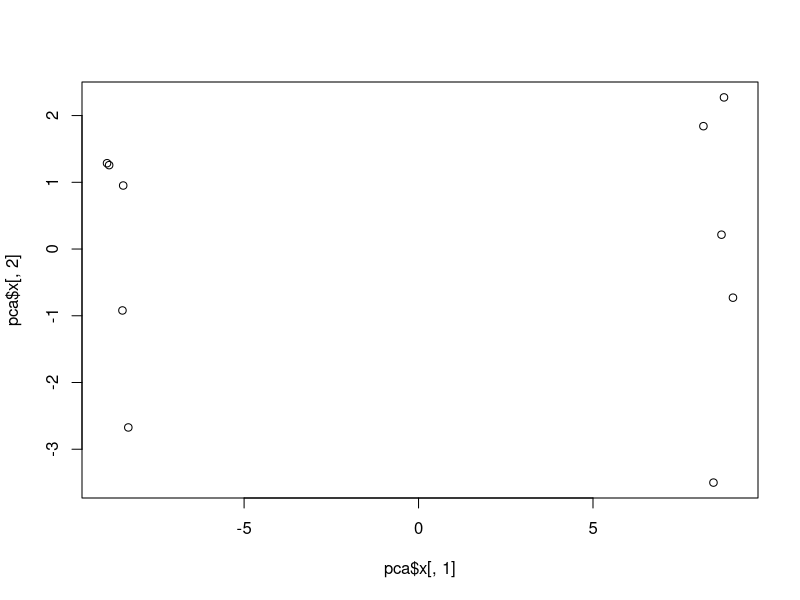
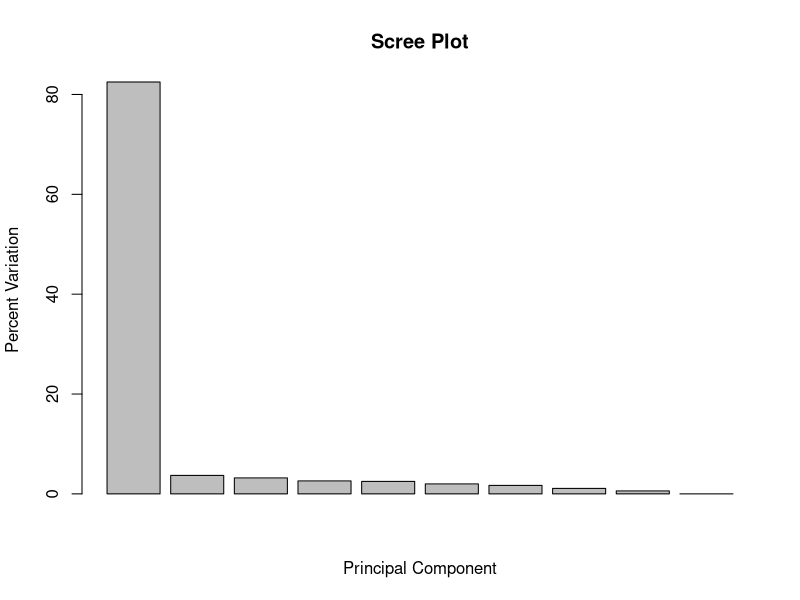
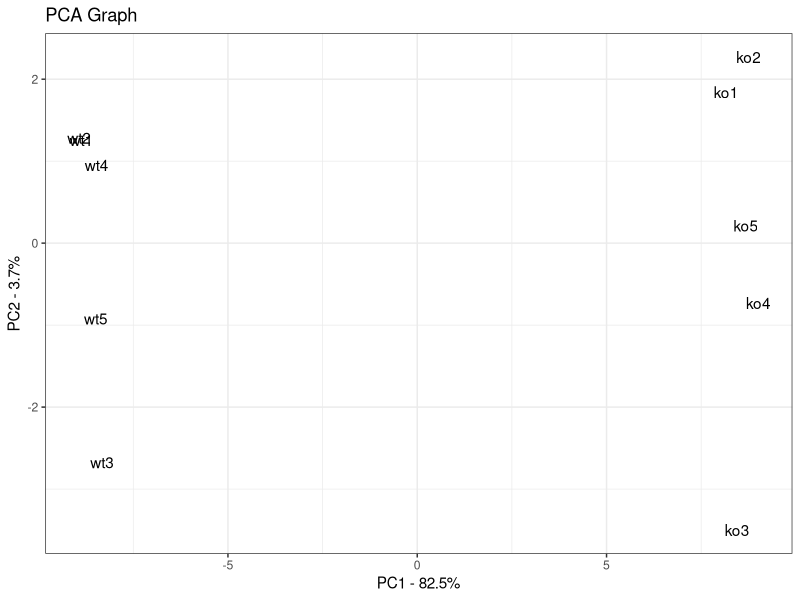

R code for these plots, in order:
# May 06, 2023
# CEFET - RJ
# Logistic
# Eric G. Lima

## PCA Study Case

#####
# Creation of the Fake Database
data.matrix = matrix(nrow=100, ncol=10)

colnames(data.matrix) = c(
  paste0("wt", 1:5),
  paste0("ko", 1:5)
)

rownames(data.matrix) = paste0("gene", 1:100)

for(i in 1:100) {
  wt.values = rpois(5, lambda=sample(x=10:1000, size=1))
  ko.values = rpois(5, lambda=sample(x=10:1000, size=1))
  
  data.matrix[i,] = c(wt.values, ko.values)
}

head(data.matrix)

#####
# Using PCA and Scree Plot
pca = prcomp(t(data.matrix), scale=T)

plot(pca$x[,1], pca$x[,2])

pca.var = pca$sdev ** 2
pca.var.per = round(pca.var/sum(pca.var)*100, 1)
barplot(
  pca.var.per,
  main="Scree Plot",
  xlab="Principal Component",
  ylab="Percent Variation"
)

#####
# Plot PCA

library(ggplot2)
pca.data = data.frame(
  Sample=rownames(pca$x),
  X=pca$x[,1],
  Y=pca$x[,2]
)

pca.data

ggplot(data=pca.data, aes(x=X,y=Y, label=Sample)) +
  geom_text() +
  xlab(paste0("PC1 - ", pca.var.per[1], "%")) +
  ylab(paste0("PC2 - ", pca.var.per[2], "%")) +
  theme_bw() +
  ggtitle("PCA Graph")

#####
# Verifying the most important genes for PC1

loading_score = pca$rotation[,1]
gene_scores = abs(loading_score)
gene_score_ranked = sort(gene_scores, decreasing = T)
top_10_genes = names(gene_score_ranked[1:10])

top_10_genes

pca$rotation[top_10_genes,1]
